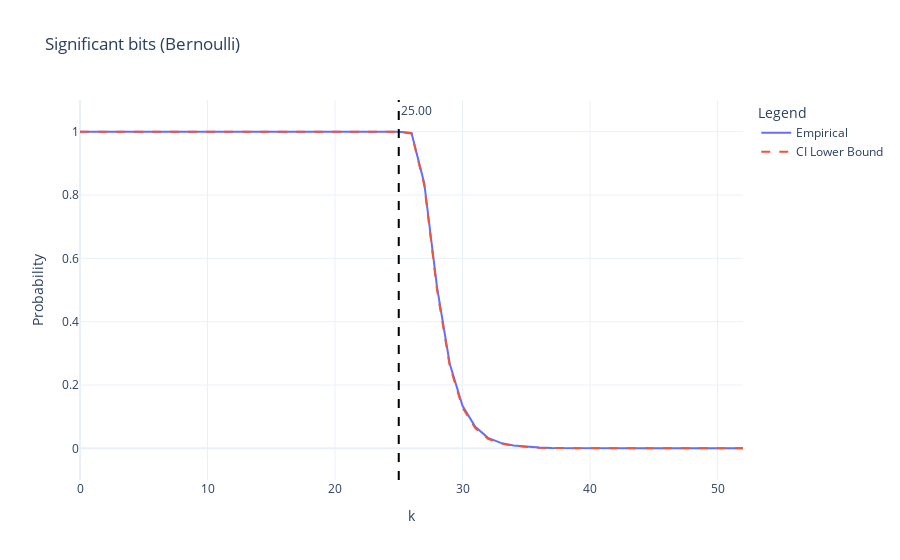

Source (notebook cell):
### Markdown cell above
### Significant Bits

### Code cell
do_bernoulli_analysis(kth_significant, Z.size, alpha, "Significant")

### Figure 1 — Plotly figure (JSON) as saved in the notebook; plotly's stock layout.template omitted (floating-point values rounded to 4 significant figures)
{"data": [{"mode": "lines", "name": "Empirical", "type": "scatter", "x": [0, 1, 2, 3, 4, 5, 6, 7, 8, 9, 10, 11, 12, 13, 14, 15, 16, 17, 18, 19, 20, 21, 22, 23, 24, 25, 26, 27, 28, 29, 30, 31, 32, 33, 34, 35, 36, 37, 38, 39, 40, 41, 42, 43, 44, 45, 46, 47, 48, 49, 50, 51, 52], "y": [1.0, 1.0, 1.0, 1.0, 1.0, 1.0, 1.0, 1.0, 1.0, 1.0, 1.0, 1.0, 1.0, 1.0, 1.0, 1.0, 1.0, 1.0, 1.0, 1.0, 1.0, 1.0, 1.0, 1.0, 1.0, 1.0, 0.9957, 0.8375, 0.5097, 0.267, 0.1343, 0.0679, 0.033, 0.0172, 0.0089, 0.0051, 0.0025, 0.0012, 0.0008, 0.0002, 0.0, 0.0, 0.0, 0.0, 0.0, 0.0, 0.0, 0.0, 0.0, 0.0, 0.0, 0.0, 0.0]}, {"line": {"dash": "dash"}, "mode": "lines", "name": "CI Lower Bound", "type": "scatter", "x": [0, 1, 2, 3, 4, 5, 6, 7, 8, 9, 10, 11, 12, 13, 14, 15, 16, 17, 18, 19, 20, 21, 22, 23, 24, 25, 26, 27, 28, 29, 30, 31, 32, 33, 34, 35, 36, 37, 38, 39, 40, 41, 42, 43, 44, 45, 46, 47, 48, 49, 50, 51, 52], "y": [0.9997, 0.9997, 0.9997, 0.9997, 0.9997, 0.9997, 0.9997, 0.9997, 0.9997, 0.9997, 0.9997, 0.9997, 0.9997, 0.9997, 0.9997, 0.9997, 0.9997, 0.9997, 0.9997, 0.9997, 0.9997, 0.9997, 0.9997, 0.9997, 0.9997, 0.9997, 0.9944, 0.8313, 0.5015, 0.2598, 0.1288, 0.06393, 0.03024, 0.01524, 0.007535, 0.004104, 0.001846, 0.0007847, 0.0004799, 7.107e-05, -3.258e-05, -3.258e-05, -3.258e-05, -3.258e-05, -3.258e-05, -3.258e-05, -3.258e-05, -3.258e-05, -3.258e-05, -3.258e-05, -3.258e-05, -3.258e-05, -3.258e-05]}], "layout": {"annotations": [{"showarrow": false, "text": "25.00", "x": 25, "xanchor": "left", "xref": "x", "y": 1, "yanchor": "top", "yref": "y domain"}], "legend": {"title": {"text": "Legend"}}, "shapes": [{"line": {"color": "black", "dash": "dash", "width": 2}, "name": "kth bit", "type": "line", "x0": 25, "x1": 25, "xref": "x", "y0": 0, "y1": 1, "yref": "y domain"}], "title": {"text": "Significant bits (Bernoulli)"}, "xaxis": {"title": {"text": "k"}}, "yaxis": {"range": [-0.1, 1.1], "title": {"text": "Probability"}}}}
